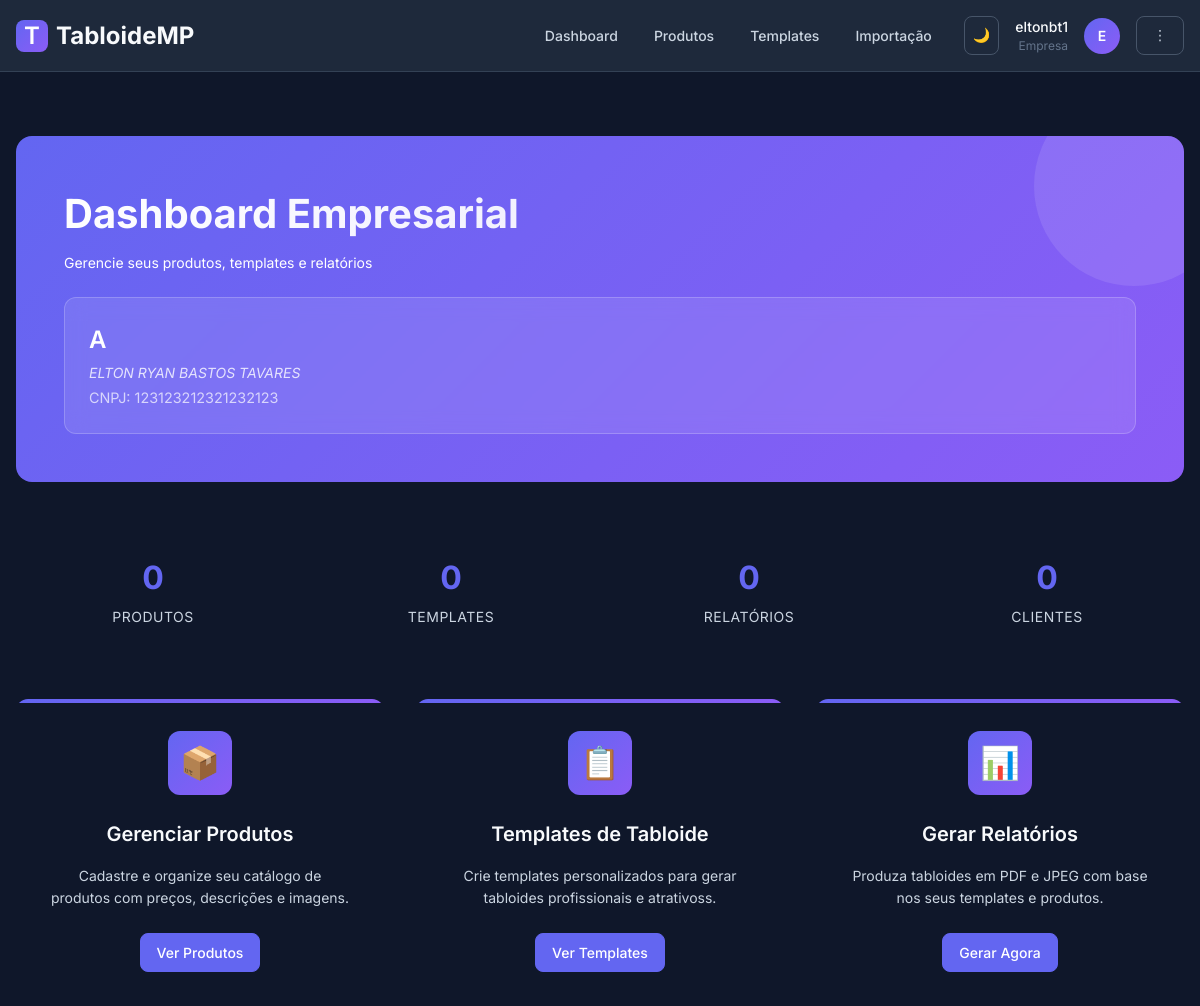
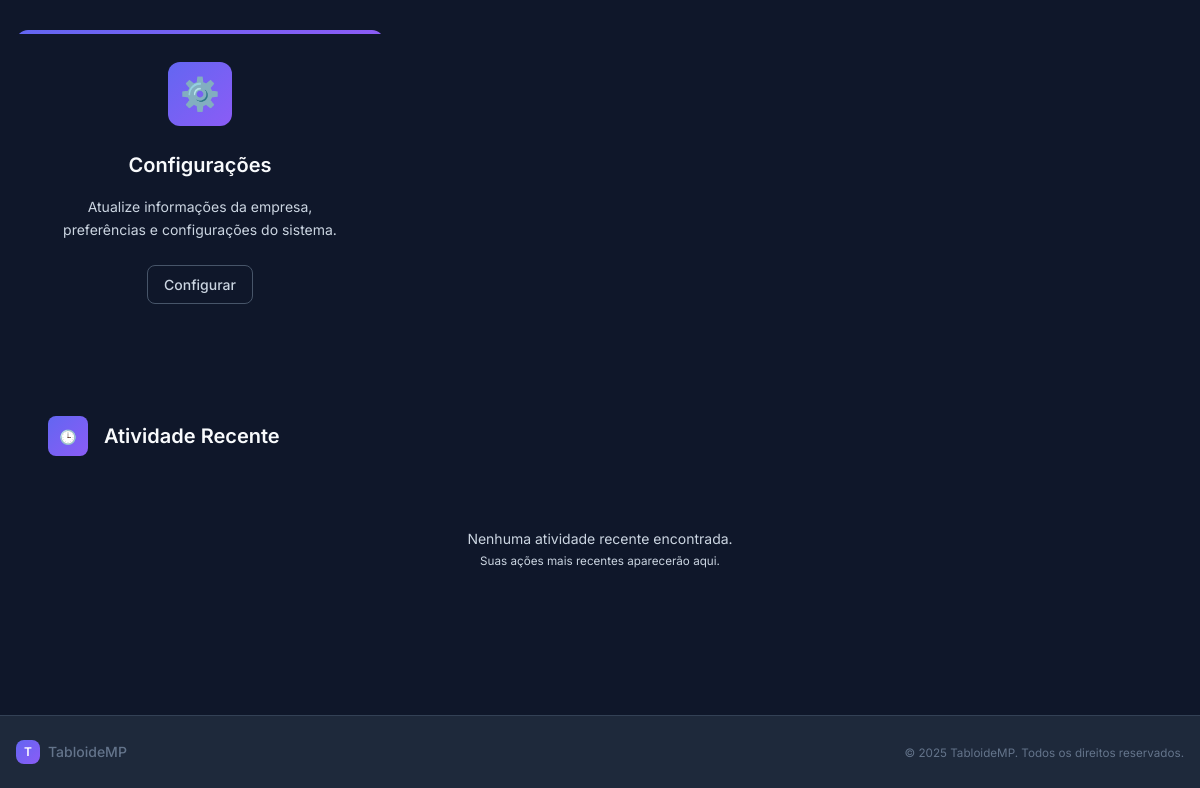
The page /empresa/dashboard/ (signed in) on the database its author committed (2 pictures, top to bottom).
### relatorios/models.py (models this page shows, shortened)
class Empresa(models.Model):
    user = models.OneToOneField(User, on_delete=models.CASCADE, related_name='empresa_profile', null=True, blank=True)
    razao_social = models.CharField(max_length=200)
    nome_fantasia = models.CharField(max_length=200, blank=True)
    cnpj = models.CharField(max_length=18, unique=True)
    ie = models.CharField(max_length=20, blank=True)
    email = models.EmailField(blank=True)
    telefone = models.CharField(max_length=30, blank=True)
    cep = models.CharField(max_length=10, blank=True)
    endereco = models.CharField(max_length=255, blank=True)
    cidade = models.CharField(max_length=100, blank=True)
    uf = models.CharField(max_length=2, blank=True)
    logo = models.ImageField(upload_to="empresas/", blank=True, null=True)
    criado_em = models.DateTimeField(auto_now_add=True)
    atualizado_em = models.DateTimeField(auto_now=True)
    class Meta:
        ordering = ["razao_social"]

### relatorios/views.py (the view)
# urls.py: path("empresa/dashboard/", views.empresa_dashboard, name="empresa_dashboard"),
def empresa_dashboard(request: HttpRequest) -> HttpResponse:
    if not request.user.is_authenticated:
        return redirect("relatorios:empresa_login")
    try:
        empresa = request.user.empresa_profile
    except Empresa.DoesNotExist:
        return redirect("relatorios:empresa_login")
    context = {
        "page_title": "Dashboard Empresa",
        "empresa": empresa,
    }
    return render(request, "relatorios/empresa/dashboard.html", context)

### templates/relatorios/empresa/dashboard.html (shortened to what this page needs)
{% extends 'base.html' %}
{% block content %}
<div class="dashboard">
  <div class="dashboard-hero">
    <div class="hero-content">
      <h1 class="dashboard-title">Dashboard Empresarial</h1>
      <p>Gerencie seus produtos, templates e relatórios</p>
      <div class="empresa-info">
        <h2>{{ empresa.razao_social }}</h2>
        {% if empresa.nome_fantasia %}
          <p class="fantasia">{{ empresa.nome_fantasia }}</p>
        {% endif %}
        <p class="cnpj">CNPJ: {{ empresa.cnpj }}</p>
      </div>
    </div>
  </div>
  <div class="stats-grid">
    <div class="stat-card">
      <div class="stat-number">0</div>
      <div class="stat-label">Produtos</div>
    </div>
    <div class="stat-card">
      <div class="stat-number">0</div>
      <div class="stat-label">Templates</div>
    </div>
    <div class="stat-card">
      <div class="stat-number">0</div>
      <div class="stat-label">Relatórios</div>
    </div>
    <div class="stat-card">
      <div class="stat-number">0</div>
      <div class="stat-label">Clientes</div>
    </div>
  </div>
  <div class="dashboard-grid">
    <div class="dashboard-card">
      <div class="card-icon">📦</div>
      <h3>Gerenciar Produtos</h3>
      <p>Cadastre e organize seu catálogo de produtos com preços, descrições e imagens.</p>
      <div class="card-action">
        <a href="{% url 'relatorios:produto_list' %}" class="btn btn-primary">Ver Produtos</a>
      </div>
    </div>
    <div class="dashboard-card">
      <div class="card-icon">📋</div>
      <h3>Templates de Tabloide</h3>
      <p>Crie templates personalizados para gerar tabloides profissionais e atrativoss.</p>
      <div class="card-action">
        <a href="{% url 'relatorios:template_list' %}" class="btn btn-primary">Ver Templates</a>
      </div>
    </div>
    <div class="dashboard-card">
      <div class="card-icon">📊</div>
      <h3>Gerar Relatórios</h3>
      <p>Produza tabloides em PDF e JPEG com base nos seus templates e produtos.</p>
      <div class="card-action">
        <a href="{% url 'relatorios:template_list' %}" class="btn btn-primary">Gerar Agora</a>
      </div>
    </div>
    <div class="dashboard-card">
      <div class="card-icon">⚙️</div>
      <h3>Configurações</h3>
      <p>Atualize informações da empresa, preferências e configurações do sistema.</p>
      <div class="card-action">
        <a href="{% url 'relatorios:perfil' %}" class="btn btn-secondary">Configurar</a>
      </div>
    </div>
  </div>
  <div class="recent-activity">
    <div class="activity-header">
      <div class="activity-icon">🕒</div>
      <h3>Atividade Recente</h3>
    </div>
    <div class="activity-list">
      <div class="no-activity">
        <p>Nenhuma atividade recente encontrada.</p>
        <small>Suas ações mais recentes aparecerão aqui.</small>
      </div>
    </div>
  </div>
</div>
{% endblock %}

### templates/base.html (shortened to what this page needs)
{% load static %}
<!DOCTYPE html>
<html lang="pt-br" data-theme="dark">
  <head>
    <link rel="stylesheet" href="{% static 'css/modern.css' %}" />
  </head>
  <body>
    <div class="app-layout">
      <header class="app-header">
        <div class="container">
          <div class="header-content">
            <a href="{% url 'relatorios:home' %}" class="brand">
              <div class="brand-icon">T</div>
              <span>TabloideMP</span>
            </a>
            <nav class="nav-main">
              {% if user.is_authenticated %}
                <ul class="nav-links">
                  <li><a href="{% url 'relatorios:home' %}" class="nav-link">Dashboard</a></li>
                  {% if user.is_superuser or user.empresa_profile %}
                    <li><a href="{% url 'relatorios:produto_list' %}" class="nav-link">Produtos</a></li>
                    <li><a href="{% url 'relatorios:template_list' %}" class="nav-link">Templates</a></li>
                    <li><a href="{% url 'relatorios:importacao' %}" class="nav-link">Importação</a></li>
                  {% endif %}
                </ul>
                <div class="user-menu">
                  <button id="theme-toggle" class="btn btn-icon btn-secondary" title="Alternar tema">
                    <span class="theme-icon">🌙</span>
                  </button>
                  <div class="user-info">
                    <div class="user-name">{{ user.username }}</div>
                    <div class="user-role">
                      {% if user.is_superuser %}
                        Admin
                      {% else %}
                        {% if user.empresa_profile %}
                          Empresa
                        {% elif user.cliente_profile %}
                          Cliente
                        {% else %}
                          Usuário
                        {% endif %}
                      {% endif %}
                    </div>
                  </div>
                  <div class="user-avatar">
                    {{ user.username|first|upper }}
                  </div>
                  <div class="dropdown">
                    <button class="btn btn-secondary dropdown-toggle" data-dropdown="user-menu">
                      ⋮
                    </button>
                  </div>
                </div>
              {% else %}
                <div class="nav-auth">
                  <a href="{% url 'relatorios:escolher_area' %}" class="btn btn-primary">Entrar</a>
                </div>
              {% endif %}
            </nav>
          </div>
        </div>
      </header>
      <main class="app-main">
        <div class="container{% block container_class %}{% endblock %}">
          {% block content %}{% endblock %}
        </div>
      </main>
      <footer class="app-footer">
        <div class="container">
          <div class="footer-content">
            <div class="footer-brand">
              <div class="brand-icon">T</div>
              <span>TabloideMP</span>
            </div>
            <div class="footer-text">
              <small>&copy; {% now 'Y' %} TabloideMP. Todos os direitos reservados.</small>
            </div>
          </div>
        </div>
      </footer>
    </div>
  </body>
</html>

### templates/relatorios/empresa/dashboard.html (style rules this page uses)
.dashboard { padding: var(--space-xl) 0; }
.dashboard-hero { background: linear-gradient(135deg, var(--primary) 0%, var(--primary-light) 100%); color: white; padding: var(--space-2xl); border-radius: var(--radius-xl); margin-bottom: var(--space-2xl); position: relative; overflow: hidden; }
.dashboard-hero::before { content: ''; position: absolute; top: 0; right: 0; width: 200px; height: 200px; background: rgba(255, 255, 255, 0.1); border-radius: 50%; transform: translate(50px, -50px); }
.hero-content { position: relative; z-index: 1; }
.dashboard-title { font-size: 2.5rem; font-weight: 700; margin-bottom: var(--space-sm); background: linear-gradient(135deg, #fff, rgba(255, 255, 255, 0.8)); -webkit-background-clip: text; -webkit-text-fill-color: transparent; background-clip: text; }
.empresa-info { background: rgba(255, 255, 255, 0.1); backdrop-filter: blur(10px); border: 1px solid rgba(255, 255, 255, 0.2); border-radius: var(--radius-lg); padding: var(--space-lg); margin-top: var(--space-lg); }
.empresa-info h2 { font-size: 1.5rem; font-weight: 600; margin-bottom: var(--space-xs); color: white; }
.fantasia { color: rgba(255, 255, 255, 0.8); font-style: italic; margin-bottom: var(--space-xs); }
.cnpj { color: rgba(255, 255, 255, 0.7); font-size: 0.9rem; }
.dashboard-grid { display: grid; grid-template-columns: repeat(auto-fit, minmax(300px, 1fr)); gap: var(--space-xl); margin-bottom: var(--space-2xl); }
.dashboard-card { background: var(--surface); border: 1px solid var(--border); border-radius: var(--radius-lg); padding: var(--space-xl); text-align: center; transition: var(--transition); position: relative; overflow: hidden; }
.dashboard-card::before { content: ''; position: absolute; top: 0; left: 0; right: 0; height: 4px; background: linear-gradient(90deg, var(--primary), var(--primary-light)); }
.card-icon { width: 64px; height: 64px; margin: 0 auto var(--space-lg); background: linear-gradient(135deg, var(--primary), var(--primary-light)); border-radius: var(--radius-lg); display: flex; align-items: center; justify-content: center; font-size: 2rem; color: white; }
.dashboard-card h3 { font-size: 1.25rem; font-weight: 600; color: var(--text); margin-bottom: var(--space-md); }
.dashboard-card p { color: var(--text-secondary); margin-bottom: var(--space-lg); line-height: 1.6; }
.card-action { margin-top: auto; }
.recent-activity { background: var(--surface); border: 1px solid var(--border); border-radius: var(--radius-lg); padding: var(--space-xl); }
.activity-header { display: flex; align-items: center; margin-bottom: var(--space-lg); }
.activity-icon { width: 40px; height: 40px; background: linear-gradient(135deg, var(--primary), var(--primary-light)); border-radius: var(--radius-md); display: flex; align-items: center; justify-content: center; margin-right: var(--space-md); color: white; }
.activity-header h3 { font-size: 1.25rem; font-weight: 600; color: var(--text); margin: 0; }
.no-activity { text-align: center; color: var(--text-secondary); padding: var(--space-2xl); background: var(--background-subtle); border-radius: var(--radius-md); border: 2px dashed var(--border); }
.stats-grid { display: grid; grid-template-columns: repeat(auto-fit, minmax(200px, 1fr)); gap: var(--space-lg); margin-bottom: var(--space-2xl); }
.stat-card { background: var(--surface); border: 1px solid var(--border); border-radius: var(--radius-lg); padding: var(--space-lg); text-align: center; }
.stat-number { font-size: 2rem; font-weight: 700; color: var(--primary); margin-bottom: var(--space-xs); }
.stat-label { color: var(--text-secondary); font-size: 0.875rem; text-transform: uppercase; letter-spacing: 0.5px; }

### rows shown on the page
Empresa: razao_social "A", nome_fantasia "ELTON RYAN BASTOS TAVARES", cnpj "123123212321232123"

### other values the page prints
{{ user.username }} "eltonbt1"
{{ user.username|first|upper }} "E"
